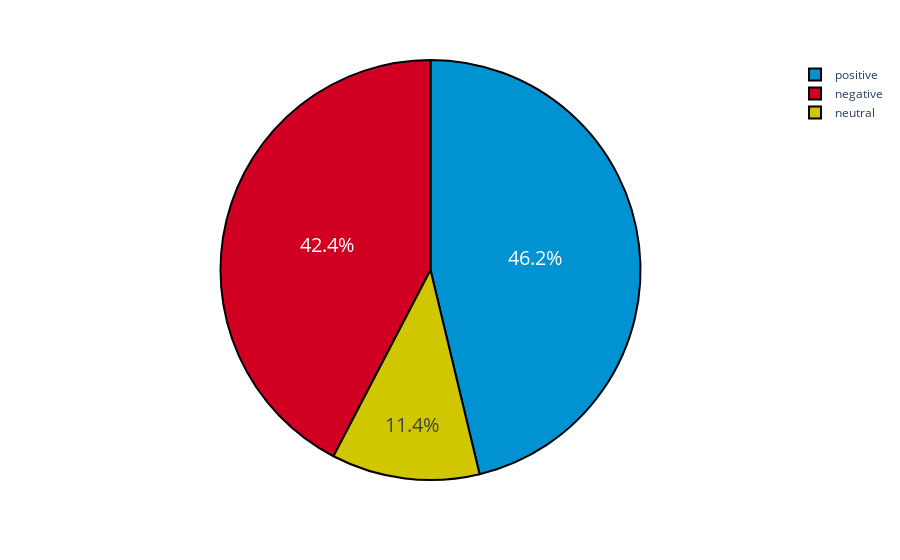

Notebook source saved alongside this figure:
### Markdown cell above
### Verified Reviews

### Code cell
colors = ['#0192d1', '#D10022', '#D1C700']
fig = px.pie(verified_reviews, values=verified_reviews['sentiment'].value_counts().to_numpy(), names=['positive', 'negative', 'neutral'])
fig.update_traces(textfont_size=20,
                  marker=dict(colors=colors, line=dict(color='#000000', width=2)))
fig.show()

### Figure 1 — Plotly figure (JSON) as saved in the notebook; plotly's stock layout.template omitted (floating-point values rounded to 4 significant figures)
{"data": [{"domain": {"x": [0, 1], "y": [0, 1]}, "hovertemplate": "label=%{label}<br>value=%{value}<extra></extra>", "labels": ["positive", "negative", "neutral"], "legendgroup": "", "marker": {"colors": ["#0192d1", "#D10022", "#D1C700"], "line": {"color": "#000000", "width": 2}}, "name": "", "showlegend": true, "textfont": {"size": 20}, "type": "pie", "values": [357, 327, 88]}], "layout": {"legend": {"tracegroupgap": 0}, "margin": {"t": 60}}}
